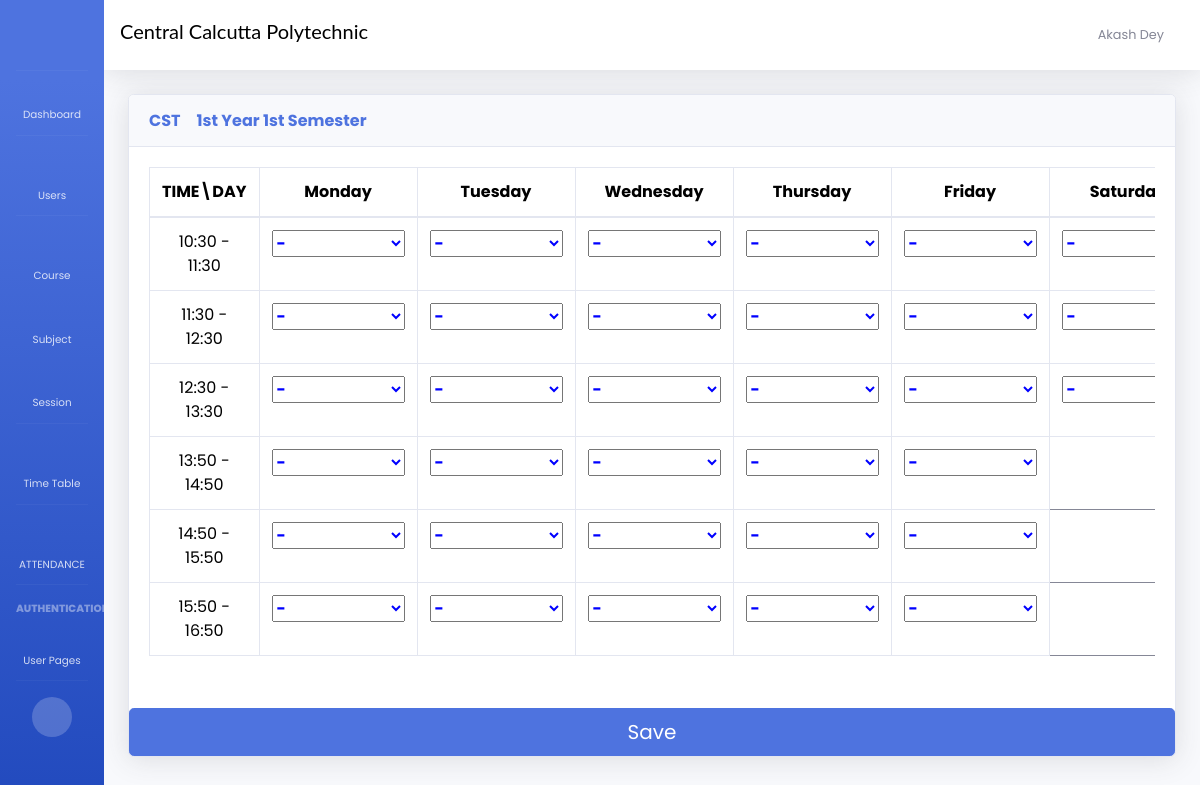
/set-routine/1/1/ (signed in), run on an earlier commit of the app's database.
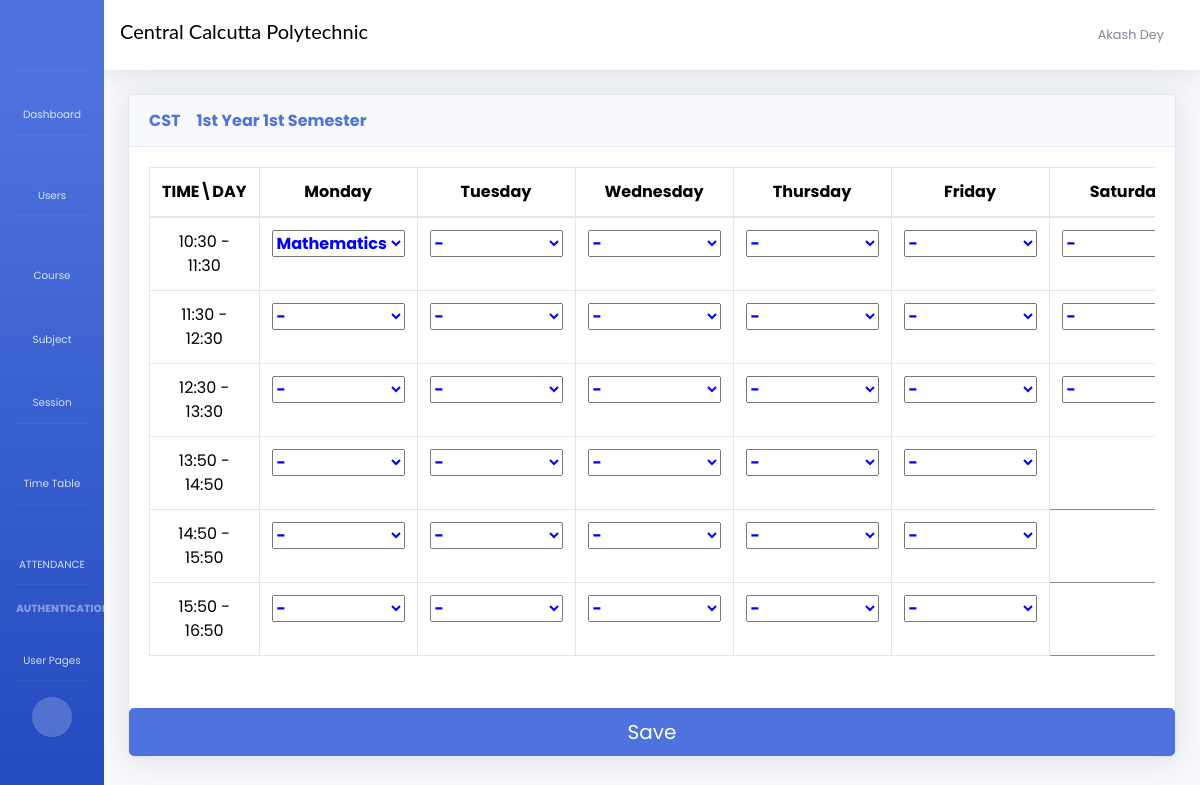
And on a later commit of the database.
### datamodule/models.py (models this page shows, shortened)
class Routine(models.Model):
    id=models.AutoField(primary_key=True)
    course=models.ForeignKey(Courses,on_delete=models.DO_NOTHING)
    semester = models.ForeignKey(Semester, on_delete=models.DO_NOTHING)
    day = models.CharField(max_length=10, choices=[('Monday', 'Monday'), ('Tuesday', 'Tuesday'), ('Wednesday', 'Wednesday'),
                                                   ('Thursday', 'Thursday'), ('Friday', 'Friday'), ('Saturday', 'Saturday')])
    timeslot = models.ForeignKey(TimeSlot, on_delete=models.DO_NOTHING)
    subject = models.ForeignKey(SubjectWithStaff, on_delete=models.DO_NOTHING, null=True, blank=True)

class SubjectWithStaff(models.Model):
    id=models.AutoField(primary_key=True)
    subject_id=models.ForeignKey(Subject,on_delete=models.DO_NOTHING)
    session_id=models.ForeignKey(Session,on_delete=models.DO_NOTHING)
    staff_id=models.ForeignKey(Staff,on_delete=models.DO_NOTHING)
    created_at=models.DateTimeField(auto_now_add=True)
    updated_at=models.DateTimeField(auto_now_add=True)
    objects=models.Manager()

class Subject(models.Model):
    id=models.AutoField(primary_key=True)
    subject_name=models.CharField(max_length=255)
    course_id=models.ForeignKey(Courses,on_delete=models.CASCADE,default=1)
    semester_id=models.ForeignKey(Semester,on_delete=models.CASCADE,default=1)
    created_at=models.DateTimeField(auto_now_add=True)
    updated_at=models.DateTimeField(auto_now_add=True)
    objects=models.Manager()

### datamodule/views.py (the view)
# urls.py: path('set-routine/<int:semester_id>/<int:major_id>/', d_views.set_routine_view, name="setRoutine"),
@login_required(login_url="/login")
def set_routine_view(request, semester_id, major_id):
    if check_approve(request):
        return redirect("waiting_student")
    user = request.user
    if int(user.user_type) == 1:
        User = HOD.objects.filter(hod=user, approved=True).first()
    elif int(user.user_type) == 2:
        return redirect("index")
    elif int(user.user_type) == 3:
        return redirect("index")
    semester = Semester.objects.get(id=semester_id)
    major = Courses.objects.get(id=major_id)
    routines = Routine.objects.filter(semester=semester, course=major).order_by('timeslot').order_by('day')
    if request.method == "POST":
        form_data = request.POST
        for routine in routines:
            routine_data = form_data[f'routine_{routine.id}']
            if routine_data != 'blank':
                timetable = Routine.objects.get(id = routine.id)
                timetable.subject = SubjectWithStaff.objects.get(id = routine_data)
                timetable.save()
            else:
                timetable = Routine.objects.get(id = routine.id)
                timetable.subject = None
                timetable.save()
        return redirect(reverse("routine", args=(semester_id, major_id)))
    else:
        timeslot = TimeSlot.objects.all().order_by("start_time")
        session = Session.objects.last()
        subjects = SubjectWithStaff.objects.all()
        subjectTable = []
        for subject in subjects:
            if subject.subject_id.semester_id == semester and subject.subject_id.course_id == major and subject.session_id == session:
                subjectTable.append(subject)
        data = {
            "user": User,
            "usertype": usertypedata[int(user.user_type)],
            'sem': semester,
            'maj': major,
            'day': ('Monday', 'Tuesday', 'Wednesday', 'Thursday', 'Friday', 'Saturday'),
            'routines': routines,
            'timeslots': timeslot,
            'subject': subjectTable
            }  # For initial load, no data
    return render(request, 'setTable.html', data)

### datamodule/models.py (called while the page is built)
    def __str__(self):
        return f"{self.start_time.strftime('%H:%M')} - {self.end_time.strftime('%H:%M')}"

### datamodule/views.py (called while the page is built)
def check_approve(request):
    user = request.user
    if int(user.user_type) == 1:
        User = HOD.objects.filter(hod=user).first()
    elif int(user.user_type) == 2:
        User = Staff.objects.filter(staff=user).first()
    elif int(user.user_type) == 3:
        User = Student.objects.filter(student=user).first()
    return User.approved==False

### usermodule/models.py (called while the page is built)
    def __str__(self):
        return self.course_name

    def __str__(self):
        return f'{self.year} Year {self.semester} Semester'

### templates/setTable.html (shortened to what this page needs)
{% extends 'base/base1.html' %}
{% load static %}
{% block main %}
<form  class="form" method="post">
<div class="card shadow mb-4">
  <div class="card-header py-3">
      <h6 class="m-0 font-weight-bold text-primary">{{maj}}&ensp;&ensp;{{sem}}</h6>
  </div>
  <div class="card-body">
      <div class="table-responsive">
          <table class="table table-bordered" id="dataTable" width="100%" cellspacing="0">
              <thead>
                  <tr>
                    <th class="text-center col-auto">TIME\DAY</th>
                    {% if day %}
                    {% for time in day %}
                    <th class="col-auto text-center">{{time}}</th>
                    {% endfor %}
                    {% endif %}
                  </tr>
                </thead>
              <tbody>
                {% if timeslots %}
                {% for time in timeslots %}
                <tr>
                  <td class="text-center">{{time}}</td>
                  {% if routines %}
                  {% for i in routines %}
                  {% if i.timeslot_id == time.id %}
                  <td class="text-center">
                      <select id="routine_{{i.id}}" class="subject-name"  name="routine_{{i.id}}">
                          {% for S in subject %}
                          <option value="{{ S.id }}" {% if S.id == i.subject_id %} selected {% endif %}>{{ S.subject_id.subject_name }}</option>
                          {% endfor %}
                          {% if not i.subject_id %}
                          <option value="blank" selected>-</option>
                          {% else %}
                          <option value="blank">-</option>
                          {% endif %}
                      </select>
                  </td>
                  {% endif %}
                  {% endfor %}
                  {% endif %}
                </tr>
                {% endfor %}
                {% endif %}
               </tbody>
          </table>
        </div>
    </div>
    <div class="d-flex justify-content-center ">
      <button type="submit" class="btn btn-primary mt-3 btn-block btn-lg gradient-custom-4 ">Save</button>
  </div>
</div>
</form>
{% endblock main %}

What changed in the data, as far as the page shows it:
changed Routine: subject+id "-" → "Mathematics"
